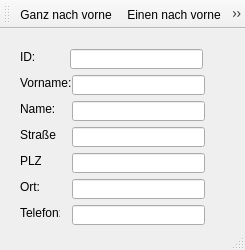
<?xml version="1.0" encoding="UTF-8"?>
<ui version="4.0">
 <class>KundeEinzel</class>
 <widget class="QMainWindow" name="KundeEinzel">
  <property name="windowModality">
   <enum>Qt::ApplicationModal</enum>
  </property>
  <property name="geometry">
   <rect>
    <x>0</x>
    <y>0</y>
    <width>245</width>
    <height>250</height>
   </rect>
  </property>
  <property name="windowTitle">
   <string>Einzelanzeige Kunden</string>
  </property>
  <widget class="QWidget" name="centralwidget">
   <widget class="QLineEdit" name="lineEdit_ort">
    <property name="geometry">
     <rect>
      <x>72</x>
      <y>150</y>
      <width>133</width>
      <height>20</height>
     </rect>
    </property>
   </widget>
   <widget class="QLabel" name="label">
    <property name="geometry">
     <rect>
      <x>20</x>
      <y>46</y>
      <width>51</width>
      <height>16</height>
     </rect>
    </property>
    <property name="text">
     <string>Vorname:</string>
    </property>
   </widget>
   <widget class="QLineEdit" name="lineEdit_plz">
    <property name="geometry">
     <rect>
      <x>72</x>
      <y>124</y>
      <width>133</width>
      <height>20</height>
     </rect>
    </property>
   </widget>
   <widget class="QLineEdit" name="lineEdit_name">
    <property name="geometry">
     <rect>
      <x>72</x>
      <y>72</y>
      <width>133</width>
      <height>20</height>
     </rect>
    </property>
   </widget>
   <widget class="QLabel" name="label_6">
    <property name="geometry">
     <rect>
      <x>20</x>
      <y>176</y>
      <width>40</width>
      <height>16</height>
     </rect>
    </property>
    <property name="text">
     <string>Telefon:</string>
    </property>
   </widget>
   <widget class="QLineEdit" name="lineEdit_strasse">
    <property name="geometry">
     <rect>
      <x>72</x>
      <y>98</y>
      <width>133</width>
      <height>20</height>
     </rect>
    </property>
   </widget>
   <widget class="QLabel" name="label_3">
    <property name="geometry">
     <rect>
      <x>20</x>
      <y>98</y>
      <width>36</width>
      <height>16</height>
     </rect>
    </property>
    <property name="text">
     <string>Straße:</string>
    </property>
   </widget>
   <widget class="QLineEdit" name="lineEdit_telefon">
    <property name="geometry">
     <rect>
      <x>72</x>
      <y>176</y>
      <width>133</width>
      <height>20</height>
     </rect>
    </property>
   </widget>
   <widget class="QLineEdit" name="lineEdit_vorname">
    <property name="geometry">
     <rect>
      <x>72</x>
      <y>46</y>
      <width>133</width>
      <height>20</height>
     </rect>
    </property>
   </widget>
   <widget class="QLabel" name="label_4">
    <property name="geometry">
     <rect>
      <x>20</x>
      <y>124</y>
      <width>21</width>
      <height>16</height>
     </rect>
    </property>
    <property name="text">
     <string>PLZ:</string>
    </property>
   </widget>
   <widget class="QLabel" name="label_2">
    <property name="geometry">
     <rect>
      <x>20</x>
      <y>72</y>
      <width>46</width>
      <height>16</height>
     </rect>
    </property>
    <property name="text">
     <string>Name:</string>
    </property>
   </widget>
   <widget class="QLabel" name="label_5">
    <property name="geometry">
     <rect>
      <x>20</x>
      <y>150</y>
      <width>20</width>
      <height>16</height>
     </rect>
    </property>
    <property name="text">
     <string>Ort:</string>
    </property>
   </widget>
   <widget class="QLineEdit" name="lineEdit_ID">
    <property name="geometry">
     <rect>
      <x>70</x>
      <y>20</y>
      <width>133</width>
      <height>20</height>
     </rect>
    </property>
    <property name="readOnly">
     <bool>true</bool>
    </property>
   </widget>
   <widget class="QLabel" name="label_7">
    <property name="geometry">
     <rect>
      <x>20</x>
      <y>20</y>
      <width>51</width>
      <height>16</height>
     </rect>
    </property>
    <property name="text">
     <string>ID:</string>
    </property>
   </widget>
  </widget>
  <widget class="QToolBar" name="toolBar">
   <property name="windowTitle">
    <string>toolBar</string>
   </property>
   <attribute name="toolBarArea">
    <enum>TopToolBarArea</enum>
   </attribute>
   <attribute name="toolBarBreak">
    <bool>false</bool>
   </attribute>
   <addaction name="actionGanz_nach_vorne"/>
   <addaction name="actionEinen_nach_vorne"/>
   <addaction name="actionEinen_nach_hinten"/>
   <addaction name="actionGanz_nach_hinten"/>
   <addaction name="actionL_schen"/>
  </widget>
  <widget class="QStatusBar" name="statusBar"/>
  <action name="actionGanz_nach_vorne">
   <property name="icon">
    <iconset resource="icons.qrc">
     <normaloff>:/bilder/ganzvorne.xpm</normaloff>:/bilder/ganzvorne.xpm</iconset>
   </property>
   <property name="text">
    <string>Ganz nach vorne</string>
   </property>
  </action>
  <action name="actionGanz_nach_hinten">
   <property name="icon">
    <iconset resource="icons.qrc">
     <normaloff>:/bilder/ganzhinten.xpm</normaloff>:/bilder/ganzhinten.xpm</iconset>
   </property>
   <property name="text">
    <string>Ganz nach hinten</string>
   </property>
  </action>
  <action name="actionEinen_nach_vorne">
   <property name="icon">
    <iconset resource="icons.qrc">
     <normaloff>:/bilder/vorne.xpm</normaloff>:/bilder/vorne.xpm</iconset>
   </property>
   <property name="text">
    <string>Einen nach vorne</string>
   </property>
  </action>
  <action name="actionEinen_nach_hinten">
   <property name="icon">
    <iconset resource="icons.qrc">
     <normaloff>:/bilder/hinten.xpm</normaloff>:/bilder/hinten.xpm</iconset>
   </property>
   <property name="text">
    <string>Einen nach hinten</string>
   </property>
  </action>
  <action name="actionL_schen">
   <property name="icon">
    <iconset resource="icons.qrc">
     <normaloff>:/bilder/loeschen.xpm</normaloff>:/bilder/loeschen.xpm</iconset>
   </property>
   <property name="text">
    <string>Löschen</string>
   </property>
  </action>
 </widget>
 <resources>
  <include location="icons.qrc"/>
 </resources>
 <connections/>
</ui>
